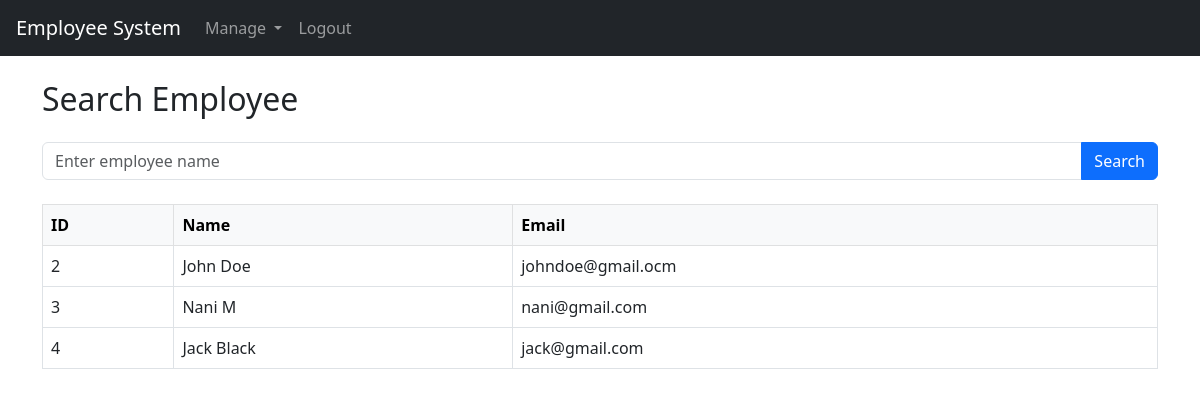
Page /employee_list (signed in) on the committed database.
### website/models.py (models this page shows)
class User(db.Model, UserMixin):
    id = db.Column(db.Integer, primary_key=True)
    email = db.Column(db.String(150), unique=True)
    name = db.Column(db.String(150))
    password = db.Column(db.String(150))
    is_admin = db.Column(db.Boolean, default=False)
    complaints = db.relationship('Complaint', backref='assigned_to')

### website/views.py (the view, shortened to what this page needs)
@views.route('/employee_list', methods=['GET', 'POST'])
@login_required
def employee_list():
    if not current_user.is_admin:
        return redirect(url_for('views.employee_dashboard'))
    employees = User.query.filter_by(is_admin=False).all()
    return render_template("employee_list.html", employees=employees)

### website/__init__.py (called while the page is built)
def create_app():
    app = Flask(__name__)
    app.config['SECRET_KEY'] = 'jaba jaba jaba'
    app.config['SQLALCHEMY_DATABASE_URI'] = f'sqlite:///{DB_NAME}'
    db.init_app(app)
    from .views import views
    from .auth import auth
    app.register_blueprint(views, url_prefix='/')
    app.register_blueprint(auth, url_prefix='/')
    from .models import User, Complaint
    with app.app_context():
        db.create_all()
    login_manager = LoginManager()
    login_manager.login_view = 'auth.login'
    login_manager.init_app(app)
    @login_manager.user_loader
    def load_user(id):
        return User.query.get(int(id))
    return app

### website/templates/employee_list.html (shortened to what this page needs)
{% extends "base.html" %}
{% block content %}
<h2 class="mb-4">Search Employee</h2>
<form method="POST" class="mb-4">
  <div class="input-group">
    <input type="text" name="emp_name" class="form-control" placeholder="Enter employee name">
    <button class="btn btn-primary" type="submit">Search</button>
  </div>
</form>
<div class="table-responsive">
  <table class="table table-bordered align-middle">
    <thead class="table-light">
      <tr>
        <th>ID</th>
        <th>Name</th>
        <th>Email</th>
      </tr>
    </thead>
    <tbody>
      {% if employees %}
        {% for emp in employees %}
          <tr>
            <td>{{ emp.id }}</td>
            <td>{{ emp.name }}</td>
            <td>{{ emp.email }}</td>
          </tr>
        {% endfor %}
      {% else %}
        <tr>
          <td colspan="3">No employees found.</td>
        </tr>
      {% endif %}
    </tbody>
  </table>
</div>
{% endblock %}

### rows in the picture
User: id "2", name "John Doe", email "johndoe@gmail.ocm"
User: id "3", name "Nani M", email "nani@gmail.com"
User: id "4", name "Jack Black", email "jack@gmail.com"
